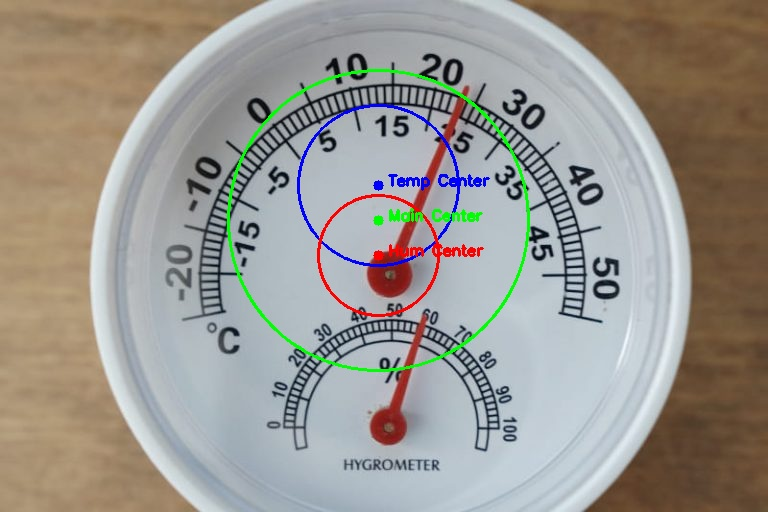
#> input picture data/meter_001_debug_center.jpg, 768 x 512 px
$ python -i detector.py   (imports and definitions only)
#> lines starting #> are read from the running program, lines starting #| are printed output that depends on the picture; after the words box and inside, x2 and y2 are one past the last pixel; in counts of white or black regions, pixels touching at a corner belong together
import cv2
import numpy as np
from dataclasses import dataclass
from typing import Tuple, Optional, List
import math


@dataclass
class GaugeInfo:
    center: Tuple[int, int]
    radius: int
    min_angle: float
    max_angle: float
    min_value: float
    max_value: float


@dataclass
class MeterReading:
    temperature: float
    humidity: float
    temp_confidence: float
    humidity_confidence: float
    temp_angle: float
    humidity_angle: float
    temp_gauge: Optional[GaugeInfo] = None
    humidity_gauge: Optional[GaugeInfo] = None


class MeterDetector:
    def __init__(self):
        self.temp_gauge_params = {
            "min_value": -20.0,
            "max_value": 50.0,
            "angle_range": 180.0,
        }
        self.humidity_gauge_params = {
            "min_value": 0.0,
            "max_value": 100.0,
            "angle_range": 180.0,
        }

    def detect(self, image_path: str) -> MeterReading:
#> called with image_path = '../../data/meter_001_debug_center.jpg'
        image = cv2.imread(image_path)
#> image is the input picture: shape (512, 768, 3); mean B, G, R 144.3, 151, 154.4
        if image is None:
            raise ValueError(f"Could not load image: {image_path}")

        gray = cv2.cvtColor(image, cv2.COLOR_BGR2GRAY)

        circles = self._detect_circles(gray)
        if len(circles) < 1:
            raise ValueError("Could not detect gauge circles")

        temp_gauge, humidity_gauge = self._identify_gauges(circles, image.shape)

        temp_angle, temp_confidence = self._detect_needle_angle(image, temp_gauge)
        humidity_angle, humidity_confidence = self._detect_needle_angle(
            image, humidity_gauge
        )

        temperature = self._angle_to_value(temp_angle, self.temp_gauge_params)
        humidity = self._angle_to_value(humidity_angle, self.humidity_gauge_params)

        return MeterReading(
            temperature=temperature,
            humidity=humidity,
            temp_confidence=temp_confidence,
            humidity_confidence=humidity_confidence,
            temp_angle=temp_angle,
            humidity_angle=humidity_angle,
            temp_gauge=temp_gauge,
            humidity_gauge=humidity_gauge,
        )

    def _detect_circles(self, gray: np.ndarray) -> List[Tuple[int, int, int]]:
        blurred = cv2.GaussianBlur(gray, (9, 9), 2)
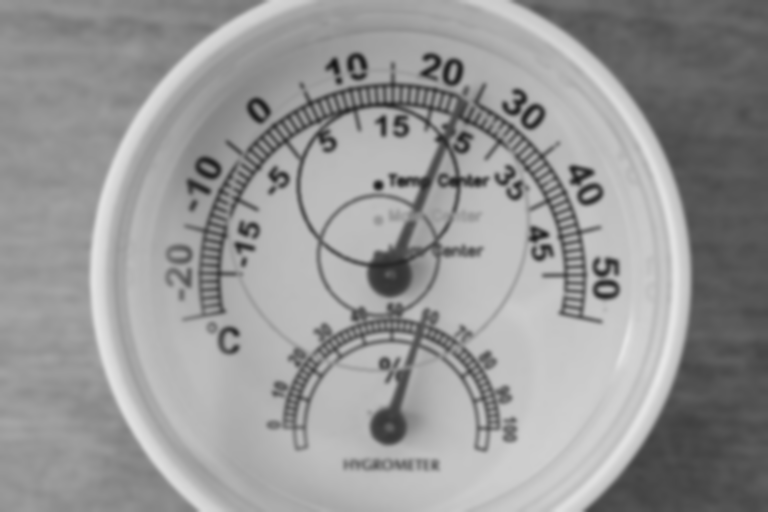
#> blurred: shape (512, 768); min 21, max 231, mean 151.2

        param_sets = [
            {"param1": 50, "param2": 30, "minRadius": 40, "maxRadius": 200},
            {"param1": 80, "param2": 40, "minRadius": 50, "maxRadius": 150},
            {"param1": 100, "param2": 50, "minRadius": 60, "maxRadius": 120},
        ]

        all_circles = []

        for params in param_sets:
            circles = cv2.HoughCircles(
                blurred,
                cv2.HOUGH_GRADIENT,
                dp=1,
                minDist=100,
                param1=params["param1"],
                param2=params["param2"],
                minRadius=params["minRadius"],
                maxRadius=params["maxRadius"]
            )

            if circles is not None:
                circles = np.round(circles[0, :]).astype("int")
                for x, y, r in circles:
                    if (
                        50 <= r <= 200
                        and 0.1 * gray.shape[1] <= x <= 0.9 * gray.shape[1]
                        and 0.1 * gray.shape[0] <= y <= 0.9 * gray.shape[0]
                    ):
                        all_circles.append((x, y, r))
#> this loop made 3 passes
#> circles on pass 3: [[380, 184, 80], [392, 428, 85]]
#> after the loop, all_circles = 20 items, first 6: (392, 276, 194), (392, 428, 85), (308, 202, 146), (462, 354, 178), (560, 294, 130), (406, 172, 108)

        unique_circles = []
        for circle in all_circles:
            is_duplicate = False
            for existing in unique_circles:
                dist = math.sqrt(
                    (circle[0] - existing[0]) ** 2 + (circle[1] - existing[1]) ** 2
                )
                if dist < 50:
                    is_duplicate = True
                    break
            if not is_duplicate:
                unique_circles.append(circle)
#> this loop made 20 passes
#> after the loop, unique_circles = [(392, 276, 194), (392, 428, 85), (308, 202, 146), (462, 354, 178), (560, 294, 130), (406, 172, 108), (258, 342, 154), (550, 182, 96), (204, 182, 92), (132, 310, 195), (490, 90, 90), (288, 94, 78), (566, 396, 90), (466, 260, 83), (528, 134, 84)]

        unique_circles = sorted(unique_circles, key=lambda c: c[1])
#> unique_circles = [(490, 90, 90), (288, 94, 78), (528, 134, 84), (406, 172, 108), (550, 182, 96), (204, 182, 92), (308, 202, 146), (466, 260, 83), (392, 276, 194), (560, 294, 130), (132, 310, 195), (258, 342, 154), (462, 354, 178), (566, 396, 90), (392, 428, 85)]
#> in detect, `circles = self._detect_circles(gray)`: circles has the same summary as unique_circles in _detect_circles
        return unique_circles

    def _identify_gauges(
        self, circles: List[Tuple[int, int, int]], image_shape: Tuple[int, int, int]
    ) -> Tuple[GaugeInfo, GaugeInfo]:
#> called with image_shape = (512, 768, 3)
        if len(circles) == 0:
            height, width = image_shape[:2]
            temp_center = (width // 2, height // 3)
            humidity_center = (width // 2, 2 * height // 3)
            radius = min(width, height) // 6
        elif len(circles) == 1:
            main_circle = circles[0]
            temp_center = (main_circle[0], main_circle[1])
            humidity_center = (main_circle[0], main_circle[1] + 150)
            radius = main_circle[2]
        else:
            circles_sorted = sorted(circles, key=lambda c: c[1])
#> circles_sorted has the same summary as unique_circles in _detect_circles
            temp_circle = circles_sorted[0]
#> temp_circle = (490, 90, 90)
            humidity_circle = circles_sorted[-1]
#> humidity_circle = (392, 428, 85)
            temp_center = (temp_circle[0], temp_circle[1])
#> temp_center = (490, 90)
            humidity_center = (humidity_circle[0], humidity_circle[1])
#> humidity_center = (392, 428)
            radius = max(temp_circle[2], humidity_circle[2])
#> radius = 90

        temp_gauge = GaugeInfo(
            center=temp_center,
            radius=radius,
            min_angle=-90,
            max_angle=90,
            min_value=self.temp_gauge_params["min_value"],
            max_value=self.temp_gauge_params["max_value"],
        )

        humidity_gauge = GaugeInfo(
            center=humidity_center,
            radius=radius,
            min_angle=-90,
            max_angle=90,
            min_value=self.humidity_gauge_params["min_value"],
            max_value=self.humidity_gauge_params["max_value"],
        )

        return temp_gauge, humidity_gauge

    def _detect_needle_angle(
        self, image: np.ndarray, gauge: GaugeInfo
    ) -> Tuple[float, float]:
        x, y = gauge.center
        r = gauge.radius

        roi_size = int(r * 2.0)
        x1, y1 = max(0, x - roi_size), max(0, y - roi_size)
        x2, y2 = min(image.shape[1], x + roi_size), min(image.shape[0], y + roi_size)

        roi = image[y1:y2, x1:x2]
        center_roi = (x - x1, y - y1)

        hsv = cv2.cvtColor(roi, cv2.COLOR_BGR2HSV)
#> hsv: shape (270, 360, 3); mean H, S, V 92.7, 48.3, 170

        lower_red1 = np.array([0, 30, 30])
        upper_red1 = np.array([15, 255, 255])
        lower_red2 = np.array([165, 30, 30])
        upper_red2 = np.array([180, 255, 255])

        mask1 = cv2.inRange(hsv, lower_red1, upper_red1)
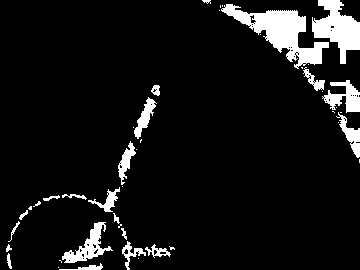
#> mask1: shape (270, 360); 8.1% white; 45 white regions (23 under 20 px), largest, box (x1, y1, x2, y2) and area: (221, 4, 329, 69) 2482, (312, 0, 360, 64) 1605, (62, 222, 113, 263) 723
        mask2 = cv2.inRange(hsv, lower_red2, upper_red2)
#> mask2: shape (270, 360); 1.7% white in thin lines or dots, all inside (x1, y1, x2, y2) = (5, 88, 174, 270)
        red_mask = cv2.bitwise_or(mask1, mask2)
#> red_mask: shape (270, 360); 9.8% white; 24 white regions (13 under 20 px), largest, box (x1, y1, x2, y2) and area: (221, 4, 329, 69) 2482, (5, 140, 175, 270) 2405, (312, 0, 360, 64) 1605

        gray_roi = cv2.cvtColor(roi, cv2.COLOR_BGR2GRAY)
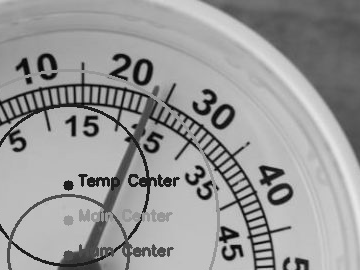
#> gray_roi: shape (270, 360); min 1, max 233, mean 152.9
        _, dark_mask = cv2.threshold(gray_roi, 100, 255, cv2.THRESH_BINARY_INV)
#> dark_mask: shape (270, 360); 20.5% white; 40 white regions (10 under 20 px), largest, box (x1, y1, x2, y2) and area: (220, 0, 360, 163) 7485, (0, 73, 200, 270) 6421, (161, 83, 291, 270) 1809

        combined_mask = cv2.bitwise_or(red_mask, dark_mask)
#> combined_mask: shape (270, 360); 22.3% white; 38 white regions (9 under 20 px), largest, box (x1, y1, x2, y2) and area: (0, 73, 200, 270) 7902, (220, 0, 360, 163) 7817, (161, 83, 291, 270) 1809

        kernel = cv2.getStructuringElement(cv2.MORPH_ELLIPSE, (3, 3))
        combined_mask = cv2.morphologyEx(combined_mask, cv2.MORPH_CLOSE, kernel)
#> combined_mask: shape (270, 360); 22.6% white; 34 white regions (8 under 20 px), largest, box (x1, y1, x2, y2) and area: (0, 73, 200, 270) 8442, (219, 0, 360, 163) 7883, (161, 83, 291, 270) 1847
        combined_mask = cv2.morphologyEx(combined_mask, cv2.MORPH_OPEN, kernel)
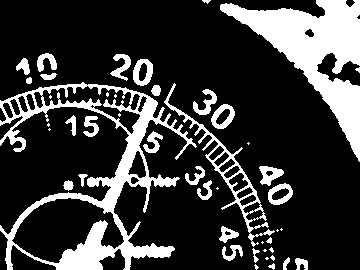
#> combined_mask: shape (270, 360); 22.1% white; 46 white regions (17 under 20 px), largest, box (x1, y1, x2, y2) and area: (0, 82, 197, 270) 8176, (220, 0, 360, 162) 7872, (164, 83, 275, 247) 1477

        best_angle = 0.0
        best_confidence = 0.0

        lines = cv2.HoughLinesP(
            combined_mask,
            rho=1,
            theta=np.pi / 180,
            threshold=15,
            minLineLength=r // 3,
            maxLineGap=10,
        )
#> lines = 322 rows, first 6: [277, 48, 324, 0], [287, 57, 359, 13], [19, 216, 86, 175], [282, 51, 333, 0], [63, 253, 170, 255], [288, 58, 356, 17]

        if lines is not None:
            for line in lines:
                line_coords = line[0]  # type: ignore
                x1_line, y1_line, x2_line, y2_line = (
                    int(line_coords[0]),
                    int(line_coords[1]),
                    int(line_coords[2]),
                    int(line_coords[3]),
                )

                dx = x2_line - x1_line
                dy = y2_line - y1_line
                length = math.sqrt(dx * dx + dy * dy)

                if length < r // 4:
                    continue

                mid_x = (x1_line + x2_line) / 2
                mid_y = (y1_line + y2_line) / 2

                dist_to_center = math.sqrt(
                    (mid_x - center_roi[0]) ** 2 + (mid_y - center_roi[1]) ** 2
                )

                if dist_to_center > r * 1.2 or dist_to_center < r * 0.1:
                    continue

                angle = math.degrees(
                    math.atan2(mid_y - center_roi[1], mid_x - center_roi[0])
                )

                line_to_center_dist = (
                    abs(
                        (y2_line - y1_line) * center_roi[0]
                        - (x2_line - x1_line) * center_roi[1]
                        + x2_line * y1_line
                        - y2_line * x1_line
                    )
                    / length
                )

                confidence = length / (dist_to_center + 1) / (line_to_center_dist + 1)

                if confidence > best_confidence:
                    best_confidence = confidence
                    best_angle = angle
#> this loop made 322 passes
#> (x1_line, y1_line, x2_line, y2_line, dx, dy, length, mid_x) on passes 7, 33, 54: (120, 161, 216, 98, 96, -63, 114.8, 168), (119, 110, 168, 98, 49, -12, 50.45, 143.5), (116, 54, 240, 166, 124, 112, 167.1, 178)

        if best_confidence < 5.0:
            contours, _ = cv2.findContours(
                combined_mask, cv2.RETR_EXTERNAL, cv2.CHAIN_APPROX_SIMPLE
            )

            for contour in contours:
                area = cv2.contourArea(contour)
                if area < 50:
                    continue

                moments = cv2.moments(contour)
                if moments["m00"] == 0:
                    continue

                cx = int(moments["m10"] / moments["m00"])
                cy = int(moments["m01"] / moments["m00"])

                dist_to_center = math.sqrt(
                    (cx - center_roi[0]) ** 2 + (cy - center_roi[1]) ** 2
                )

                if dist_to_center > r * 1.0 or dist_to_center < r * 0.2:
                    continue

                angle = math.degrees(math.atan2(cy - center_roi[1], cx - center_roi[0]))

                rect = cv2.minAreaRect(contour)
                rect_width, rect_height = rect[1]
                aspect_ratio = max(rect_width, rect_height) / (
                    min(rect_width, rect_height) + 1
                )

                confidence = area * aspect_ratio / (dist_to_center + 1)

                if confidence > best_confidence:
                    best_confidence = confidence
                    best_angle = angle
#> this loop made 42 passes
#> contour on passes 11, 13, 14, 16, 23, 25: [[262, 241], [261, 242], [262, 243], [263, 242]], [[277, 229], [276, 230], [277, 231], [278, 230]], [[281, 228], [280, 229], [281, 230], [282, 229]], [[217, 187], [216, 188], [217, 189], [218, 188]], [[248, 142], [247, 143], [248, 144], [249, 143]], [[49, 128], [48, 129], [49, 130], [50, 129]]
#> in _detect_needle_angle (call 2), `roi = image[y1:y2, x1:x2]`:
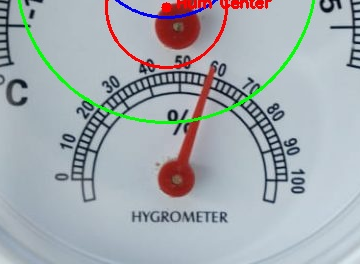
#> roi: shape (264, 360, 3); mean B, G, R 175.7, 170.9, 164.2
#> in _detect_needle_angle (call 2), `gray_roi = cv2.cvtColor(roi, cv2.COLOR_BGR2GRAY)`:
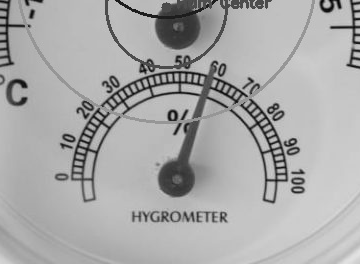
#> gray_roi: shape (264, 360); min 3, max 227, mean 169.3
#> in _detect_needle_angle (call 2), `combined_mask = cv2.morphologyEx(combined_mask, cv2.MORPH_OPEN, kernel)`:
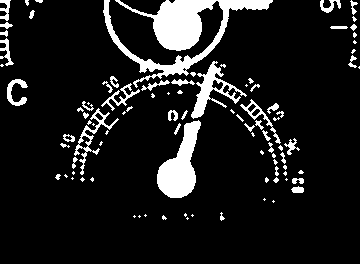
#> combined_mask: shape (264, 360); 11.2% white; 94 white regions (49 under 20 px), largest, box (x1, y1, x2, y2) and area: (103, 0, 273, 88) 4256, (157, 120, 201, 198) 1800, (191, 61, 247, 119) 910
#> the loop in _detect_needle_angle (call 2), `for line in lines:` made 162 passes
#> line on passes 1 to 3: [[170, 197, 216, 62]], [[196, 42, 204, 0]], [[160, 43, 190, 0]]
#> the loop in _detect_needle_angle (call 2), `for contour in contours:` made 94 passes
#> contour on passes 1, 3, 4, 5, 6, 9, 10, 13: [[187, 217], [186, 218], [187, 219], [188, 218]], [[139, 215], [138, 216], [139, 217], [140, 216]], [[134, 215], [133, 216], [134, 217], [135, 216]], [[192, 214], [191, 215], [192, 216], [193, 215]], [[145, 214], [144, 215], [145, 216], [146, 215]], [[273, 200], [272, 201], [273, 202], [274, 201]], [[264, 198], [263, 199], [264, 200], [265, 199]], [[286, 178], [285, 179], [286, 180], [287, 179]]

        return best_angle, best_confidence

    def _angle_to_value(self, angle: float, gauge_params: dict) -> float:
        min_value = gauge_params["min_value"]
        max_value = gauge_params["max_value"]

        if gauge_params["min_value"] == -20.0:  # Temperature gauge
            calibration_points = [
                (87.5, 23.5),  # meter_001.jpg: 87.5° -> 23.5°C
                (113.1, 25.5),  # meter_002.jpg: 113.1° -> 25.5°C
                (49.6, 29.5),  # meter_003.jpg: 49.6° -> 29.5°C
                (123.2, 19.0),  # meter_004.jpg: 123.2° -> 19.0°C
                (0.0, 24.0),  # meter_005.jpg: 0.0° -> 24.0°C
            ]
        else:  # Humidity gauge
            calibration_points = [
                (-67.1, 58),  # meter_001.jpg: -67.1° -> 58%
                (-13.8, 75),  # meter_002.jpg: -13.8° -> 75%
                (-62.6, 67),  # meter_003.jpg: -62.6° -> 67%
                (115.7, 49),  # meter_004.jpg: 115.7° -> 49%
                (39.1, 48),  # meter_005.jpg: 39.1° -> 48%
            ]

        distances = [
            (abs(angle - cal_angle), cal_angle, cal_value)
            for cal_angle, cal_value in calibration_points
        ]
        distances.sort()

        if distances[0][0] < 2.0:
            return distances[0][2]

        closest1 = distances[0]
        closest2 = distances[1]

        angle1, value1 = closest1[1], closest1[2]
        angle2, value2 = closest2[1], closest2[2]

        angle_diff = angle2 - angle1
        if abs(angle_diff) > 180:
            if angle_diff > 0:
                angle_diff -= 360
            else:
                angle_diff += 360

        if abs(angle_diff) < 0.001:  # Avoid division by zero
            return value1

        t = (angle - angle1) / angle_diff
        interpolated_value = value1 + t * (value2 - value1)

        return max(min_value, min(max_value, interpolated_value))

>>> result = MeterDetector().detect('../../data/meter_001_debug_center.jpg')
